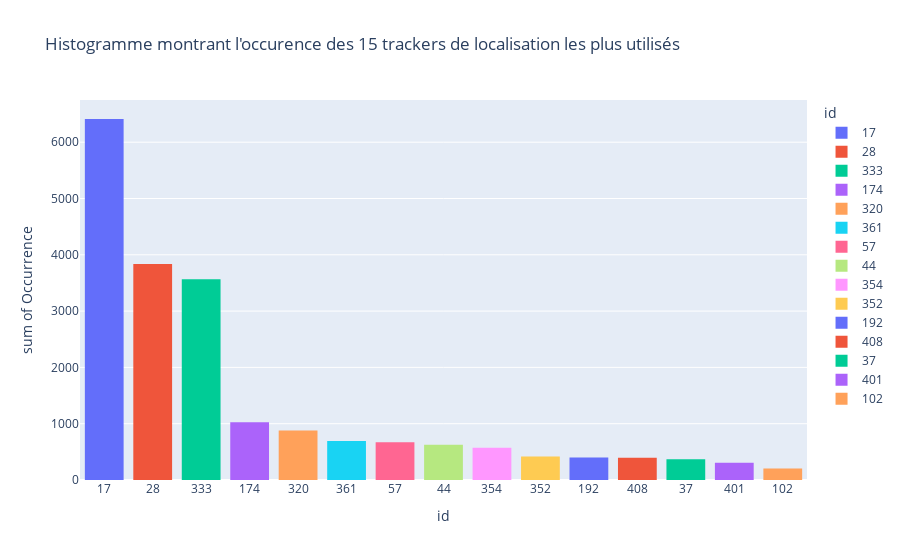

The cell this chart's notebook holds for it:
### Code cell
px.histogram(most_used, 
             x="id", 
             y="Occurrence", 
             color="id", 
             title="Histogramme montrant l'occurence des 15 trackers de localisation les plus utilisés")

### Figure 1 — Plotly figure (JSON) as saved in the notebook; plotly's stock layout.template omitted (floating-point values rounded to 4 significant figures)
{"data": [{"alignmentgroup": "True", "bingroup": "x", "histfunc": "sum", "hovertemplate": "id=%{x}<br>sum of Occurrence=%{y}<extra></extra>", "legendgroup": "17", "marker": {"color": "#636efa", "pattern": {"shape": ""}}, "name": "17", "offsetgroup": "17", "orientation": "v", "showlegend": true, "type": "histogram", "x": ["17"], "xaxis": "x", "y": [6412], "yaxis": "y"}, {"alignmentgroup": "True", "bingroup": "x", "histfunc": "sum", "hovertemplate": "id=%{x}<br>sum of Occurrence=%{y}<extra></extra>", "legendgroup": "28", "marker": {"color": "#EF553B", "pattern": {"shape": ""}}, "name": "28", "offsetgroup": "28", "orientation": "v", "showlegend": true, "type": "histogram", "x": ["28"], "xaxis": "x", "y": [3835], "yaxis": "y"}, {"alignmentgroup": "True", "bingroup": "x", "histfunc": "sum", "hovertemplate": "id=%{x}<br>sum of Occurrence=%{y}<extra></extra>", "legendgroup": "333", "marker": {"color": "#00cc96", "pattern": {"shape": ""}}, "name": "333", "offsetgroup": "333", "orientation": "v", "showlegend": true, "type": "histogram", "x": ["333"], "xaxis": "x", "y": [3567], "yaxis": "y"}, {"alignmentgroup": "True", "bingroup": "x", "histfunc": "sum", "hovertemplate": "id=%{x}<br>sum of Occurrence=%{y}<extra></extra>", "legendgroup": "174", "marker": {"color": "#ab63fa", "pattern": {"shape": ""}}, "name": "174", "offsetgroup": "174", "orientation": "v", "showlegend": true, "type": "histogram", "x": ["174"], "xaxis": "x", "y": [1025], "yaxis": "y"}, {"alignmentgroup": "True", "bingroup": "x", "histfunc": "sum", "hovertemplate": "id=%{x}<br>sum of Occurrence=%{y}<extra></extra>", "legendgroup": "320", "marker": {"color": "#FFA15A", "pattern": {"shape": ""}}, "name": "320", "offsetgroup": "320", "orientation": "v", "showlegend": true, "type": "histogram", "x": ["320"], "xaxis": "x", "y": [878], "yaxis": "y"}, {"alignmentgroup": "True", "bingroup": "x", "histfunc": "sum", "hovertemplate": "id=%{x}<br>sum of Occurrence=%{y}<extra></extra>", "legendgroup": "361", "marker": {"color": "#19d3f3", "pattern": {"shape": ""}}, "name": "361", "offsetgroup": "361", "orientation": "v", "showlegend": true, "type": "histogram", "x": ["361"], "xaxis": "x", "y": [694], "yaxis": "y"}, {"alignmentgroup": "True", "bingroup": "x", "histfunc": "sum", "hovertemplate": "id=%{x}<br>sum of Occurrence=%{y}<extra></extra>", "legendgroup": "57", "marker": {"color": "#FF6692", "pattern": {"shape": ""}}, "name": "57", "offsetgroup": "57", "orientation": "v", "showlegend": true, "type": "histogram", "x": ["57"], "xaxis": "x", "y": [670], "yaxis": "y"}, {"alignmentgroup": "True", "bingroup": "x", "histfunc": "sum", "hovertemplate": "id=%{x}<br>sum of Occurrence=%{y}<extra></extra>", "legendgroup": "44", "marker": {"color": "#B6E880", "pattern": {"shape": ""}}, "name": "44", "offsetgroup": "44", "orientation": "v", "showlegend": true, "type": "histogram", "x": ["44"], "xaxis": "x", "y": [626], "yaxis": "y"}, {"alignmentgroup": "True", "bingroup": "x", "histfunc": "sum", "hovertemplate": "id=%{x}<br>sum of Occurrence=%{y}<extra></extra>", "legendgroup": "354", "marker": {"color": "#FF97FF", "pattern": {"shape": ""}}, "name": "354", "offsetgroup": "354", "orientation": "v", "showlegend": true, "type": "histogram", "x": ["354"], "xaxis": "x", "y": [573], "yaxis": "y"}, {"alignmentgroup": "True", "bingroup": "x", "histfunc": "sum", "hovertemplate": "id=%{x}<br>sum of Occurrence=%{y}<extra></extra>", "legendgroup": "352", "marker": {"color": "#FECB52", "pattern": {"shape": ""}}, "name": "352", "offsetgroup": "352", "orientation": "v", "showlegend": true, "type": "histogram", "x": ["352"], "xaxis": "x", "y": [416], "yaxis": "y"}, {"alignmentgroup": "True", "bingroup": "x", "histfunc": "sum", "hovertemplate": "id=%{x}<br>sum of Occurrence=%{y}<extra></extra>", "legendgroup": "192", "marker": {"color": "#636efa", "pattern": {"shape": ""}}, "name": "192", "offsetgroup": "192", "orientation": "v", "showlegend": true, "type": "histogram", "x": ["192"], "xaxis": "x", "y": [398], "yaxis": "y"}, {"alignmentgroup": "True", "bingroup": "x", "histfunc": "sum", "hovertemplate": "id=%{x}<br>sum of Occurrence=%{y}<extra></extra>", "legendgroup": "408", "marker": {"color": "#EF553B", "pattern": {"shape": ""}}, "name": "408", "offsetgroup": "408", "orientation": "v", "showlegend": true, "type": "histogram", "x": ["408"], "xaxis": "x", "y": [394], "yaxis": "y"}, {"alignmentgroup": "True", "bingroup": "x", "histfunc": "sum", "hovertemplate": "id=%{x}<br>sum of Occurrence=%{y}<extra></extra>", "legendgroup": "37", "marker": {"color": "#00cc96", "pattern": {"shape": ""}}, "name": "37", "offsetgroup": "37", "orientation": "v", "showlegend": true, "type": "histogram", "x": ["37"], "xaxis": "x", "y": [369], "yaxis": "y"}, {"alignmentgroup": "True", "bingroup": "x", "histfunc": "sum", "hovertemplate": "id=%{x}<br>sum of Occurrence=%{y}<extra></extra>", "legendgroup": "401", "marker": {"color": "#ab63fa", "pattern": {"shape": ""}}, "name": "401", "offsetgroup": "401", "orientation": "v", "showlegend": true, "type": "histogram", "x": ["401"], "xaxis": "x", "y": [308], "yaxis": "y"}, {"alignmentgroup": "True", "bingroup": "x", "histfunc": "sum", "hovertemplate": "id=%{x}<br>sum of Occurrence=%{y}<extra></extra>", "legendgroup": "102", "marker": {"color": "#FFA15A", "pattern": {"shape": ""}}, "name": "102", "offsetgroup": "102", "orientation": "v", "showlegend": true, "type": "histogram", "x": ["102"], "xaxis": "x", "y": [206], "yaxis": "y"}], "layout": {"barmode": "relative", "legend": {"title": {"text": "id"}, "tracegroupgap": 0}, "title": {"text": "Histogramme montrant l'occurence des 15 trackers de localisation les plus utilisés"}, "xaxis": {"anchor": "y", "categoryarray": ["17", "28", "333", "174", "320", "361", "57", "44", "354", "352", "192", "408", "37", "401", "102"], "categoryorder": "array", "domain": [0, 1], "title": {"text": "id"}}, "yaxis": {"anchor": "x", "domain": [0, 1], "title": {"text": "sum of Occurrence"}}}}
